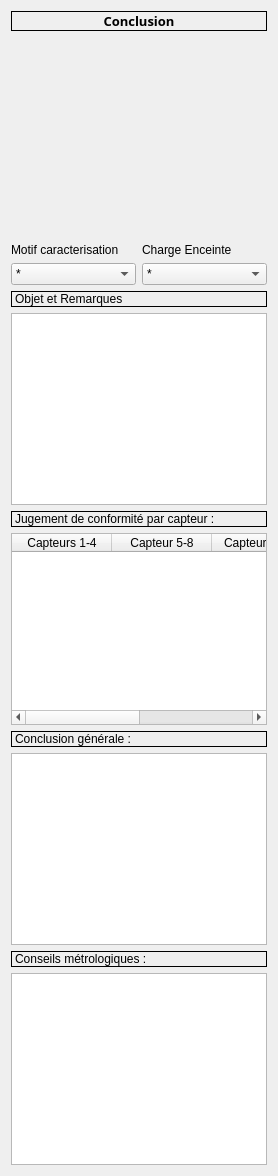
      <widget class="QWidget" name="tab_4">
       <attribute name="title">
        <string>Conformite</string>
       </attribute>
       <layout class="QVBoxLayout" name="verticalLayout_27">
        <item>
         <layout class="QVBoxLayout" name="verticalLayout_9">
          <item>
           <widget class="QLabel" name="label_21">
            <property name="font">
             <font>
              <family>Calibrii</family>
              <pointsize>10</pointsize>
              <weight>75</weight>
              <italic>false</italic>
              <bold>true</bold>
             </font>
            </property>
            <property name="frameShape">
             <enum>QFrame::Box</enum>
            </property>
            <property name="text">
             <string>Conclusion</string>
            </property>
            <property name="alignment">
             <set>Qt::AlignCenter</set>
            </property>
           </widget>
          </item>
          <item>
           <widget class="matplotlibWidget" name="graph_resultat" native="true">
            <property name="sizePolicy">
             <sizepolicy hsizetype="Preferred" vsizetype="Expanding">
              <horstretch>0</horstretch>
              <verstretch>0</verstretch>
             </sizepolicy>
            </property>
            <property name="minimumSize">
             <size>
              <width>0</width>
              <height>200</height>
             </size>
            </property>
           </widget>
          </item>
         </layout>
        </item>
        <item>
         <layout class="QHBoxLayout" name="horizontalLayout_17">
          <item>
           <layout class="QVBoxLayout" name="verticalLayout_14">
            <item>
             <widget class="QLabel" name="label_48">
              <property name="text">
               <string>Motif caracterisation</string>
              </property>
             </widget>
            </item>
            <item>
             <widget class="QComboBox" name="comboBox_motif_carto">
              <item>
               <property name="text">
                <string>*</string>
               </property>
              </item>
              <item>
               <property name="text">
                <string>Mise en Service</string>
               </property>
              </item>
              <item>
               <property name="text">
                <string>Suite intervention</string>
               </property>
              </item>
              <item>
               <property name="text">
                <string>Suivi d'enceinte</string>
               </property>
              </item>
             </widget>
            </item>
           </layout>
          </item>
          <item>
           <layout class="QVBoxLayout" name="verticalLayout_26">
            <item>
             <widget class="QLabel" name="label_49">
              <property name="text">
               <string>Charge Enceinte</string>
              </property>
             </widget>
            </item>
            <item>
             <widget class="QComboBox" name="comboBox_charge">
              <item>
               <property name="text">
                <string>*</string>
               </property>
              </item>
              <item>
               <property name="text">
                <string>à vide</string>
               </property>
              </item>
              <item>
               <property name="text">
                <string>≤ 50%</string>
               </property>
              </item>
              <item>
               <property name="text">
                <string>&gt; 50%</string>
               </property>
              </item>
             </widget>
            </item>
           </layout>
          </item>
         </layout>
        </item>
        <item>
         <layout class="QVBoxLayout" name="verticalLayout_10">
          <property name="sizeConstraint">
           <enum>QLayout::SetFixedSize</enum>
          </property>
          <item>
           <widget class="QLabel" name="label_22">
            <property name="sizePolicy">
             <sizepolicy hsizetype="Preferred" vsizetype="Fixed">
              <horstretch>0</horstretch>
              <verstretch>0</verstretch>
             </sizepolicy>
            </property>
            <property name="frameShape">
             <enum>QFrame::Box</enum>
            </property>
            <property name="text">
             <string>Objet et Remarques</string>
            </property>
           </widget>
          </item>
          <item>
           <widget class="QTextEdit" name="textEdit_objet_remarques">
            <property name="sizePolicy">
             <sizepolicy hsizetype="Expanding" vsizetype="Expanding">
              <horstretch>0</horstretch>
              <verstretch>0</verstretch>
             </sizepolicy>
            </property>
            <property name="minimumSize">
             <size>
              <width>0</width>
              <height>100</height>
             </size>
            </property>
           </widget>
          </item>
         </layout>
        </item>
        <item>
         <layout class="QVBoxLayout" name="verticalLayout_11">
          <item>
           <widget class="QLabel" name="label_23">
            <property name="frameShape">
             <enum>QFrame::Box</enum>
            </property>
            <property name="text">
             <string>Jugement de conformité par capteur :</string>
            </property>
           </widget>
          </item>
          <item>
           <widget class="QTableWidget" name="tableWidget_conf_par_capteur">
            <property name="sizePolicy">
             <sizepolicy hsizetype="Expanding" vsizetype="Fixed">
              <horstretch>0</horstretch>
              <verstretch>0</verstretch>
             </sizepolicy>
            </property>
            <property name="minimumSize">
             <size>
              <width>0</width>
              <height>150</height>
             </size>
            </property>
            <property name="frameShape">
             <enum>QFrame::StyledPanel</enum>
            </property>
            <column>
             <property name="text">
              <string>Capteurs 1-4</string>
             </property>
            </column>
            <column>
             <property name="text">
              <string>Capteur 5-8</string>
             </property>
            </column>
            <column>
             <property name="text">
              <string>Capteurs 9-12</string>
             </property>
            </column>
            <column>
             <property name="text">
              <string>Capteurs &gt;=13</string>
             </property>
            </column>
           </widget>
          </item>
         </layout>
        </item>
        <item>
         <layout class="QVBoxLayout" name="verticalLayout_12">
          <property name="sizeConstraint">
           <enum>QLayout::SetFixedSize</enum>
          </property>
          <item>
           <widget class="QLabel" name="label_24">
            <property name="sizePolicy">
             <sizepolicy hsizetype="Preferred" vsizetype="Fixed">
              <horstretch>0</horstretch>
              <verstretch>0</verstretch>
             </sizepolicy>
            </property>
            <property name="frameShape">
             <enum>QFrame::Box</enum>
            </property>
            <property name="text">
             <string>Conclusion générale :</string>
            </property>
           </widget>
          </item>
          <item>
           <widget class="QTextEdit" name="textEdit_conclusion_generale">
            <property name="sizePolicy">
             <sizepolicy hsizetype="Expanding" vsizetype="Fixed">
              <horstretch>0</horstretch>
              <verstretch>0</verstretch>
             </sizepolicy>
            </property>
            <property name="minimumSize">
             <size>
              <width>0</width>
              <height>45</height>
             </size>
            </property>
           </widget>
          </item>
         </layout>
        </item>
        <item>
         <layout class="QVBoxLayout" name="verticalLayout_13">
          <property name="sizeConstraint">
           <enum>QLayout::SetFixedSize</enum>
          </property>
          <item>
           <widget class="QLabel" name="label_25">
            <property name="sizePolicy">
             <sizepolicy hsizetype="Preferred" vsizetype="Fixed">
              <horstretch>0</horstretch>
              <verstretch>0</verstretch>
             </sizepolicy>
            </property>
            <property name="frameShape">
             <enum>QFrame::Box</enum>
            </property>
            <property name="text">
             <string>Conseils métrologiques :</string>
            </property>
           </widget>
          </item>
          <item>
           <widget class="QTextEdit" name="textEdit_conseils">
            <property name="sizePolicy">
             <sizepolicy hsizetype="Expanding" vsizetype="Expanding">
              <horstretch>0</horstretch>
              <verstretch>0</verstretch>
             </sizepolicy>
            </property>
            <property name="minimumSize">
             <size>
              <width>0</width>
              <height>0</height>
             </size>
            </property>
           </widget>
          </item>
         </layout>
        </item>
       </layout>
      </widget>
